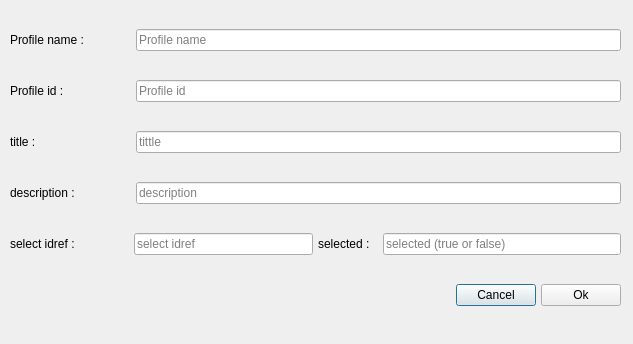
<?xml version="1.0" encoding="UTF-8"?>
<ui version="4.0">
 <class>CreateProfile</class>
 <widget class="QDialog" name="CreateProfile">
  <property name="geometry">
   <rect>
    <x>0</x>
    <y>0</y>
    <width>633</width>
    <height>344</height>
   </rect>
  </property>
  <property name="windowTitle">
   <string>CreateProfile</string>
  </property>
  <widget class="QWidget" name="verticalLayoutWidget">
   <property name="geometry">
    <rect>
     <x>0</x>
     <y>0</y>
     <width>631</width>
     <height>341</height>
    </rect>
   </property>
   <layout class="QVBoxLayout" name="_2">
    <property name="spacing">
     <number>5</number>
    </property>
    <property name="sizeConstraint">
     <enum>QLayout::SetDefaultConstraint</enum>
    </property>
    <property name="leftMargin">
     <number>5</number>
    </property>
    <property name="topMargin">
     <number>5</number>
    </property>
    <property name="rightMargin">
     <number>5</number>
    </property>
    <property name="bottomMargin">
     <number>5</number>
    </property>
    <item>
     <layout class="QHBoxLayout" name="_3" stretch="2,8">
      <property name="sizeConstraint">
       <enum>QLayout::SetDefaultConstraint</enum>
      </property>
      <property name="leftMargin">
       <number>5</number>
      </property>
      <property name="rightMargin">
       <number>5</number>
      </property>
      <item>
       <widget class="QLabel" name="label">
        <property name="sizePolicy">
         <sizepolicy hsizetype="Minimum" vsizetype="Maximum">
          <horstretch>0</horstretch>
          <verstretch>0</verstretch>
         </sizepolicy>
        </property>
        <property name="lineWidth">
         <number>1</number>
        </property>
        <property name="text">
         <string>Profile name :</string>
        </property>
       </widget>
      </item>
      <item>
       <widget class="QLineEdit" name="profilename">
        <property name="sizePolicy">
         <sizepolicy hsizetype="Minimum" vsizetype="Maximum">
          <horstretch>0</horstretch>
          <verstretch>0</verstretch>
         </sizepolicy>
        </property>
        <property name="placeholderText">
         <string>Profile name</string>
        </property>
       </widget>
      </item>
     </layout>
    </item>
    <item>
     <layout class="QHBoxLayout" name="_4" stretch="2,8">
      <property name="sizeConstraint">
       <enum>QLayout::SetDefaultConstraint</enum>
      </property>
      <property name="leftMargin">
       <number>5</number>
      </property>
      <property name="rightMargin">
       <number>5</number>
      </property>
      <item>
       <widget class="QLabel" name="label_2">
        <property name="sizePolicy">
         <sizepolicy hsizetype="Minimum" vsizetype="Maximum">
          <horstretch>0</horstretch>
          <verstretch>0</verstretch>
         </sizepolicy>
        </property>
        <property name="maximumSize">
         <size>
          <width>16777215</width>
          <height>16777215</height>
         </size>
        </property>
        <property name="text">
         <string>Profile id :</string>
        </property>
       </widget>
      </item>
      <item>
       <widget class="QLineEdit" name="profileid">
        <property name="sizePolicy">
         <sizepolicy hsizetype="Minimum" vsizetype="Maximum">
          <horstretch>0</horstretch>
          <verstretch>0</verstretch>
         </sizepolicy>
        </property>
        <property name="placeholderText">
         <string>Profile id</string>
        </property>
       </widget>
      </item>
     </layout>
    </item>
    <item>
     <layout class="QHBoxLayout" name="_5" stretch="2,8">
      <property name="leftMargin">
       <number>5</number>
      </property>
      <property name="rightMargin">
       <number>5</number>
      </property>
      <item>
       <widget class="QLabel" name="label_3">
        <property name="sizePolicy">
         <sizepolicy hsizetype="Minimum" vsizetype="Maximum">
          <horstretch>0</horstretch>
          <verstretch>0</verstretch>
         </sizepolicy>
        </property>
        <property name="contextMenuPolicy">
         <enum>Qt::DefaultContextMenu</enum>
        </property>
        <property name="text">
         <string>title :</string>
        </property>
       </widget>
      </item>
      <item>
       <widget class="QLineEdit" name="profiletitle">
        <property name="sizePolicy">
         <sizepolicy hsizetype="Minimum" vsizetype="Maximum">
          <horstretch>0</horstretch>
          <verstretch>0</verstretch>
         </sizepolicy>
        </property>
        <property name="placeholderText">
         <string>tittle</string>
        </property>
       </widget>
      </item>
     </layout>
    </item>
    <item>
     <layout class="QHBoxLayout" name="_6" stretch="2,8">
      <property name="leftMargin">
       <number>5</number>
      </property>
      <property name="rightMargin">
       <number>5</number>
      </property>
      <item>
       <widget class="QLabel" name="label_4">
        <property name="sizePolicy">
         <sizepolicy hsizetype="Minimum" vsizetype="Maximum">
          <horstretch>0</horstretch>
          <verstretch>0</verstretch>
         </sizepolicy>
        </property>
        <property name="text">
         <string>description :</string>
        </property>
       </widget>
      </item>
      <item>
       <widget class="QLineEdit" name="profiledescription">
        <property name="sizePolicy">
         <sizepolicy hsizetype="Minimum" vsizetype="Maximum">
          <horstretch>0</horstretch>
          <verstretch>0</verstretch>
         </sizepolicy>
        </property>
        <property name="placeholderText">
         <string>description</string>
        </property>
       </widget>
      </item>
     </layout>
    </item>
    <item>
     <layout class="QHBoxLayout" name="_7" stretch="0,0">
      <property name="leftMargin">
       <number>5</number>
      </property>
      <property name="rightMargin">
       <number>5</number>
      </property>
      <item>
       <layout class="QHBoxLayout" name="_8" stretch="2,3">
        <item>
         <widget class="QLabel" name="label_5">
          <property name="sizePolicy">
           <sizepolicy hsizetype="Minimum" vsizetype="Maximum">
            <horstretch>0</horstretch>
            <verstretch>0</verstretch>
           </sizepolicy>
          </property>
          <property name="text">
           <string>select idref :</string>
          </property>
         </widget>
        </item>
        <item>
         <widget class="QLineEdit" name="selectidref">
          <property name="sizePolicy">
           <sizepolicy hsizetype="Minimum" vsizetype="Maximum">
            <horstretch>0</horstretch>
            <verstretch>0</verstretch>
           </sizepolicy>
          </property>
          <property name="placeholderText">
           <string>select idref</string>
          </property>
         </widget>
        </item>
       </layout>
      </item>
      <item>
       <layout class="QHBoxLayout" name="_9" stretch="1,4">
        <item>
         <widget class="QLabel" name="label_6">
          <property name="sizePolicy">
           <sizepolicy hsizetype="Minimum" vsizetype="Maximum">
            <horstretch>0</horstretch>
            <verstretch>0</verstretch>
           </sizepolicy>
          </property>
          <property name="text">
           <string>selected :</string>
          </property>
         </widget>
        </item>
        <item>
         <widget class="QLineEdit" name="selected">
          <property name="sizePolicy">
           <sizepolicy hsizetype="Minimum" vsizetype="Maximum">
            <horstretch>0</horstretch>
            <verstretch>0</verstretch>
           </sizepolicy>
          </property>
          <property name="placeholderText">
           <string>selected (true or false)</string>
          </property>
         </widget>
        </item>
       </layout>
      </item>
     </layout>
    </item>
    <item>
     <layout class="QHBoxLayout" name="horizontalLayout" stretch="8,0,1">
      <property name="leftMargin">
       <number>5</number>
      </property>
      <property name="rightMargin">
       <number>5</number>
      </property>
      <item>
       <layout class="QHBoxLayout" name="horizontalLayout_2">
        <item>
         <spacer name="horizontalSpacer">
          <property name="orientation">
           <enum>Qt::Horizontal</enum>
          </property>
          <property name="sizeHint" stdset="0">
           <size>
            <width>40</width>
            <height>20</height>
           </size>
          </property>
         </spacer>
        </item>
       </layout>
      </item>
      <item>
       <widget class="QPushButton" name="CancelButton">
        <property name="text">
         <string>Cancel</string>
        </property>
       </widget>
      </item>
      <item>
       <widget class="QPushButton" name="OkButton">
        <property name="text">
         <string>Ok</string>
        </property>
       </widget>
      </item>
     </layout>
    </item>
   </layout>
  </widget>
 </widget>
 <resources/>
 <connections/>
</ui>
